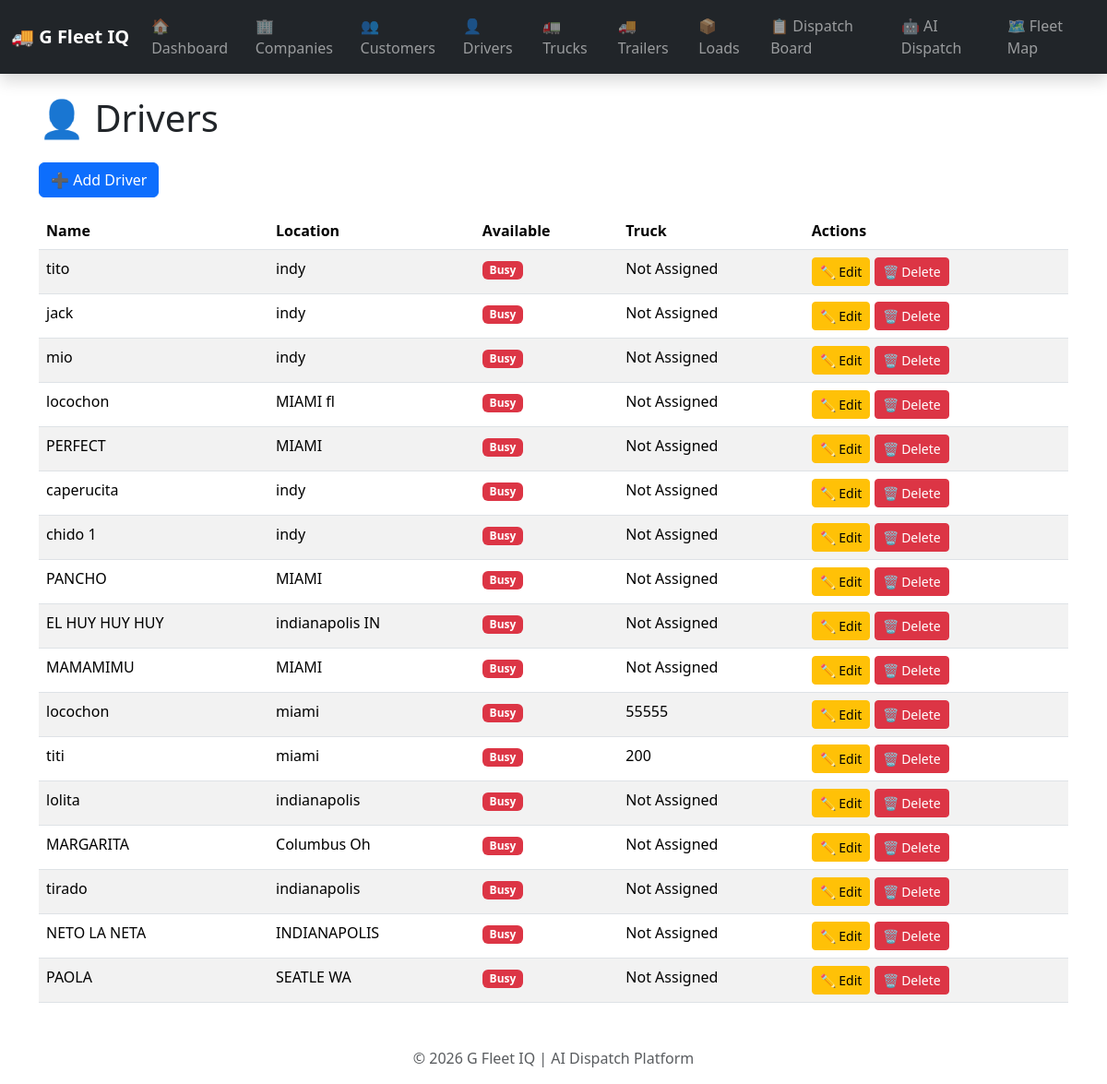
The app's page /drivers/ with its own data.
### fleet/models.py (models this page shows, shortened)
class Driver(models.Model):
    STATUS_CHOICES=[("Available","Available"),("Driving","Driving"),("Off Duty","Off Duty"),("On Break","On Break")]
    name=models.CharField(max_length=100)
    location=models.CharField(max_length=200,blank=True,default="")
    latitude = models.FloatField(
    default=39.7684
)
    longitude = models.FloatField(
    default=-86.1581
)
    available=models.BooleanField(default=True)
    status=models.CharField(max_length=20,choices=STATUS_CHOICES,default="Available")
    truck_capacity=models.IntegerField(default=53000)
    hours_remaining=models.IntegerField(default=11)
    phone=models.CharField(max_length=20,blank=True,default="")
    ai_score=models.IntegerField(default=0)
    miles_today=models.IntegerField(default=0)
    loads_completed=models.IntegerField(default=0)
    fuel_efficiency=models.FloatField(default=7.0)
    shift_start=models.TimeField(null=True,blank=True)
    shift_end=models.TimeField(null=True,blank=True)
    home_terminal=models.CharField(max_length=100,blank=True,default="")
    truck=models.ForeignKey(Truck,on_delete=models.SET_NULL,null=True,blank=True)
    company=models.ForeignKey(Company,on_delete=models.CASCADE,related_name="drivers",null=True,blank=True)

class Truck(models.Model):
    unit_number = models.CharField(max_length=50)
    capacity = models.IntegerField(default=40000)
    active = models.BooleanField(default=True)
    latitude = models.FloatField(default=39.7684)
    longitude = models.FloatField(default=-86.1581)
    company = models.ForeignKey(Company,on_delete=models.CASCADE,related_name="trucks",null=True,blank=True)
    def __str__(self):
        return self.unit_number

### dashboard/views.py (the view)
# urls.py: path("drivers/", views. drivers, name="drivers"),
def drivers(request):
    return render(
        request,
        "dashboard/drivers.html",
        {"drivers": Driver.objects.all()},
    )

### dashboard/templates/dashboard/drivers.html
{% extends "dashboard/base.html" %}
{% block content %}
<h1 class="mb-4">👤 Drivers</h1>
<div class="mb-3">
    <a href="{% url 'add_driver' %}" class="btn btn-primary">
        ➕ Add Driver
    </a>
</div>
<table class="table table-striped">
    <thead>
        <tr>
            <th>Name</th>
            <th>Location</th>
            <th>Available</th>
            <th>Truck</th>
            <th>Actions</th>
        </tr>
    </thead>
    <tbody>
    {% for driver in drivers %}
    <tr>
        <td>{{ driver.name }}</td>
        <td>{{ driver.location }}</td>
        <td>
            {% if driver.available %}
                <span class="badge bg-success">Available</span>
            {% else %}
                <span class="badge bg-danger">Busy</span>
            {% endif %}
        </td>
        <td>
            {{ driver.truck|default:"Not Assigned" }}
        </td>
        <td>
            <a href="{% url 'edit_driver' driver.id %}"
               class="btn btn-warning btn-sm">
                ✏️ Edit
            </a>
            <a href="{% url 'delete_driver' driver.id %}"
               class="btn btn-danger btn-sm">
                🗑️ Delete
            </a>
        </td>
    </tr>
    {% empty %}
    <tr>
        <td colspan="5">No drivers found.</td>
    </tr>
    {% endfor %}
    </tbody>
</table>
{% endblock %}

### records on screen
Driver: name "tito", location "indy", available "Busy", truck "Not Assigned"
Driver: name "jack", location "indy", available "Busy", truck "Not Assigned"
Driver: name "mio", location "indy", available "Busy", truck "Not Assigned"
Driver: name "locochon", location "MIAMI fl", available "Busy", truck "Not Assigned"
Driver: name "PERFECT", location "MIAMI", available "Busy", truck "Not Assigned"
Driver: name "caperucita", location "indy", available "Busy", truck "Not Assigned"
Driver: name "chido 1", location "indy", available "Busy", truck "Not Assigned"
Driver: name "PANCHO", location "MIAMI", available "Busy", truck "Not Assigned"
Driver: name "EL HUY HUY HUY", location "indianapolis IN", available "Busy", truck "Not Assigned"
Driver: name "MAMAMIMU", location "MIAMI", available "Busy", truck "Not Assigned"
Driver: name "locochon", location "miami", available "Busy", truck "55555"
Driver: name "titi", location "miami", available "Busy", truck "200"
Driver: name "lolita", location "indianapolis", available "Busy", truck "Not Assigned"
Driver: name "MARGARITA", location "Columbus Oh", available "Busy", truck "Not Assigned"
Driver: name "tirado", location "indianapolis", available "Busy", truck "Not Assigned"
Driver: name "NETO LA NETA", location "INDIANAPOLIS", available "Busy", truck "Not Assigned"
Driver: name "PAOLA", location "SEATLE WA", available "Busy", truck "Not Assigned"
